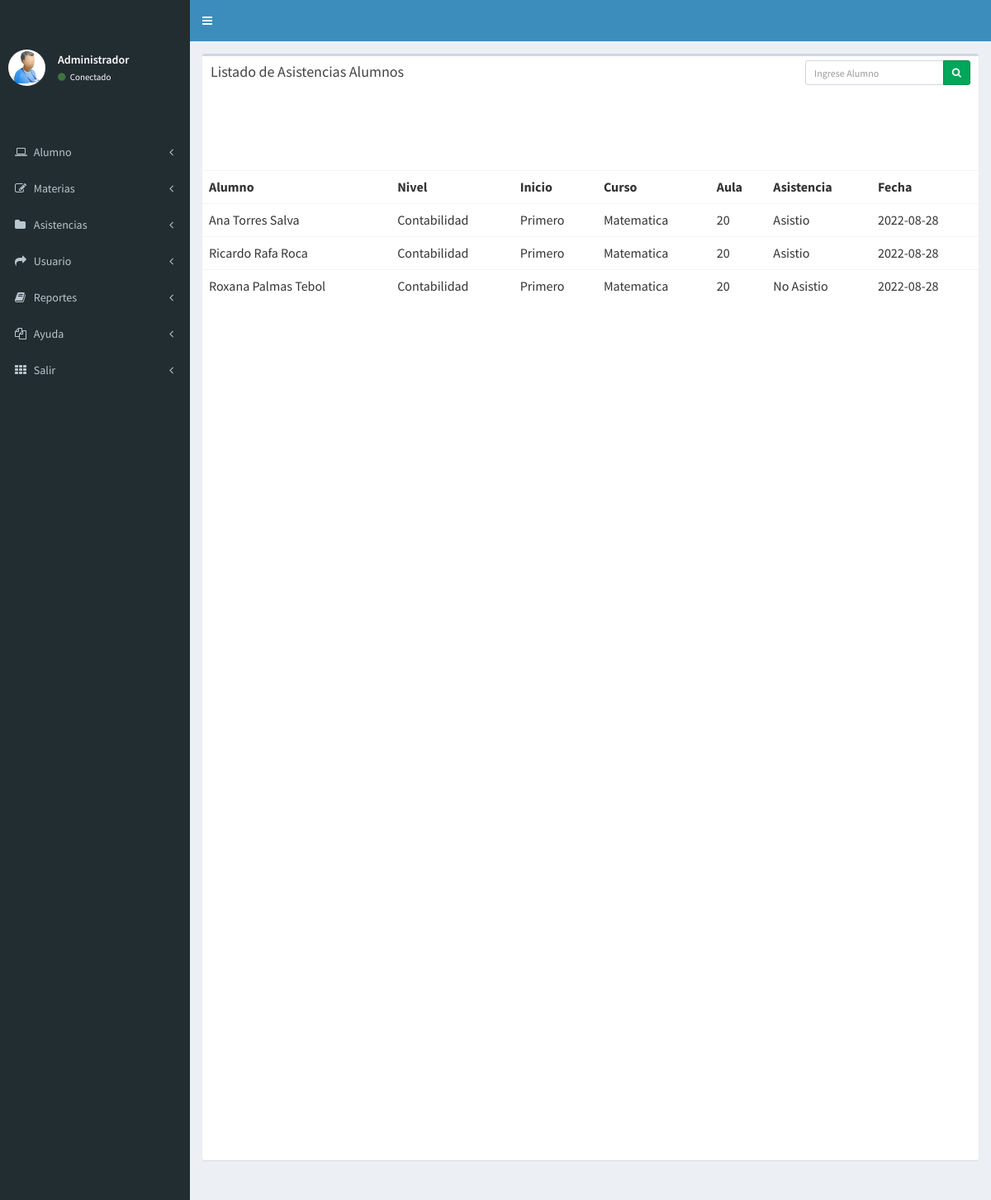
The app's page /Asistencia/Asistencia/buscar_asistencias.php with its own data.
### tables this page shows
CREATE TABLE `asistencias` (
  `id_asistencia` int(11) NOT NULL,
  `id_curso` int(11) DEFAULT NULL,
  `id_alumno` int(11) DEFAULT NULL,
  `aula` varchar(50) DEFAULT NULL,
  `asistencia` varchar(50) DEFAULT NULL,
  `fecha` date DEFAULT NULL
);

CREATE TABLE `alumno` (
  `id_alumno` int(11) NOT NULL,
  `nombres` varchar(50) DEFAULT NULL,
  `dni` varchar(8) DEFAULT NULL,
  `id_nivel` int(11) DEFAULT NULL,
  `id_inicio` int(11) DEFAULT NULL,
  `aula` varchar(50) DEFAULT NULL,
  `turno` varchar(50) DEFAULT NULL,
  `fecha` date DEFAULT NULL
);

CREATE TABLE `nivel` (
  `id_nivel` int(11) NOT NULL,
  `nombres` varchar(50) DEFAULT NULL
);

CREATE TABLE `inicio` (
  `id_inicio` int(11) NOT NULL,
  `nombres` varchar(50) DEFAULT NULL
);

CREATE TABLE `curso` (
  `id_curso` int(11) NOT NULL,
  `nombres` varchar(50) DEFAULT NULL,
  `id_docente` int(11) DEFAULT NULL
);

### Asistencia/Asistencia/buscar_asistencias.php (the view, shortened to what this page needs)
<html>
<head>
  <link rel="stylesheet" href="bower_components/bootstrap/dist/css/bootstrap.min.css">
  <link rel="stylesheet" href="bower_components/font-awesome/css/font-awesome.min.css">
  <link rel="stylesheet" href="bower_components/Ionicons/css/ionicons.min.css">
  <link rel="stylesheet" href="dist/css/AdminLTE.min.css">
  <link rel="stylesheet" href="dist/css/skins/_all-skins.min.css">
  <link rel="stylesheet" href="bower_components/morris.js/morris.css">
  <link rel="stylesheet" href="bower_components/jvectormap/jquery-jvectormap.css">
  <link rel="stylesheet" href="bower_components/bootstrap-datepicker/dist/css/bootstrap-datepicker.min.css">
  <link rel="stylesheet" href="bower_components/bootstrap-daterangepicker/daterangepicker.css">
  <link rel="stylesheet" href="plugins/bootstrap-wysihtml5/bootstrap3-wysihtml5.min.css">
</head>
<body class="hold-transition skin-blue sidebar-mini">
<div class="wrapper">
  <header class="main-header">
    <nav class="navbar navbar-static-top">
      <a href="#" class="sidebar-toggle" data-toggle="push-menu" role="button">
      </a>
      <div class="navbar-custom-menu">
        <ul class="nav navbar-nav">
          <li class="">
            <a href="#" class="" data-toggle="">
            </a>
          </li>
          <li>
            <a href="#" data-toggle="control-sidebar"><i class=""></i></a>
          </li>
        </ul>
      </div>
    </nav>
  </header>
  <aside class="main-sidebar">
    <section class="sidebar">
      <div class="user-panel">
        <div class="pull-left image">
          <img src="imagenes/admin.jpg" class="img-circle" alt="User Image">
        </div>
        <div class="pull-left info">
          <p>Administrador</p>
          <a href="#"><i class="fa fa-circle text-success"></i> Conectado</a>
        </div>
      </div>
      <ul class="sidebar-menu" data-widget="tree">
        <li class="treeview">
          <a href="#">
        </li>
        <li class="treeview">
          <a href="#">
            <i class="fa fa-laptop"></i>
            <span>Alumno</span>
            <span class="pull-right-container">
              <i class="fa fa-angle-left pull-right"></i>
            </span>
          </a>
        </li>
<li class="treeview">
          <a href="#">
            <i class="fa fa-edit"></i> <span>Materias</span>
            <span class="pull-right-container">
              <i class="fa fa-angle-left pull-right"></i>
            </span>
          </a>
        </li>
        <li class="treeview">
          <a href="">
            <i class="fa fa-folder"></i> <span>Asistencias</span>
            <span class="pull-right-container">
              <i class="fa fa-angle-left pull-right"></i>
            </span>
          </a>
        </li>
        <li class="treeview">
          <a href="#">
            <i class="fa fa-share"></i> <span>Usuario</span>
            <span class="pull-right-container">
              <i class="fa fa-angle-left pull-right"></i>
            </span>
          </a>
        </li>
<li class="treeview">
          <a href="#">
            <i class="fa fa-book"></i> <span>Reportes</span>
            <span class="pull-right-container">
              <i class="fa fa-angle-left pull-right"></i>
            </span>
          </a>
        </li>
<li class="treeview">
          <a href="#">
            <i class="fa fa-files-o"></i> <span>Ayuda</span>
            <span class="pull-right-container">
              <i class="fa fa-angle-left pull-right"></i>
            </span>
          </a>
        </li>
<li class="treeview">
          <a href="#">
            <i class="fa fa-th"></i> <span>Salir</span>
            <span class="pull-right-container">
              <i class="fa fa-angle-left pull-right"></i>
            </span>
          </a>
                </li>
              </ul>
    </section>
  </aside>
<form action="buscar_asistencias.php" method="get" class="form_search">
  <div class="content-wrapper">
    <section class="content-header">
      <div class="row">
        <div class="col-xs-12">
          <div class="box">
            <div class="box-header">
              <h3 class="box-title"><center>Listado de Asistencias Alumnos</h3></center>
              <div class="box-tools">
                <div class="input-group input-group-sm" style="width: 200px;">
                  <input type="text" name ="busqueda"  class="form-control pull-right" placeholder="Ingrese Alumno" id="busqueda">
                  <div class="input-group-btn">
                    <button type="submit" class="btn btn-success"><i class="fa fa-search"> </i>   </button>
                  </div>
                </div>
              </div>
            </div>
            <div class="box-body table-responsive no-padding">
              <br><br>
              <table class="table table-hover">
                <tr>
             <td><b>Alumno</b></td>
    <td><b>Nivel</b></td>
     <td><b>Inicio</b></td>
  <td><b>Curso</b></td>
  <td><b>Aula</b></td>
   <td><b>Asistencia</b></td>
   <td><b>Fecha</b></td>
</tr>
<?php
include ("conectar.php");
$busqueda = $_REQUEST['busqueda'];
$query =mysqli_query($conexion,"
SELECT alumno.nombres AS a, nivel.nombres AS n,inicio.nombres AS i,curso.nombres,alumno.aula,asistencias.asistencia,asistencias.fecha FROM asistencias
 INNER JOIN curso ON    curso.id_curso=asistencias.id_curso
INNER JOIN  alumno ON  alumno.id_alumno=asistencias.id_alumno
INNER JOIN  nivel ON nivel.id_nivel=alumno.id_nivel
INNER JOIN inicio ON inicio.id_inicio=alumno.id_inicio
   where alumno.nombres like '%$busqueda%'");
while($row = mysqli_fetch_array($query)){
  ?>
<tr>
<td><?php echo $row['a'];?></td>
<td><?php echo $row['n'];?></td>
<td><?php echo $row['i'];?></td>
<td><?php echo $row['nombres'];?></td>
<td><?php echo $row['aula']; ?></td>
<td><?php echo $row['asistencia']; ?></td>
<td><?php echo $row['fecha'];?></td>
<br>
</tr>
<?php
}
?>
              </table>
         <br><br><br><br><br><br><br><br><br><br><br><br><br><br><br><br><br><br><br><br><br><br><br><br><br><br><br><br><br><br><br><br><br><br><br><br><br><br><br><br><br><br><br><br><br><br><br><br><br><br><br><br>
            </div>
          </div>
        </div>
      </div>
    </section>
</html>
</body>
</html>

### records on screen
asistencias: id_alumno.nombres "Ana Torres Salva", nivel.nombres "Contabilidad", inicio.nombres "Primero", id_curso.nombres "Matematica", id_alumno.aula "20", asistencia "Asistio", fecha "2022-08-28"
asistencias: id_alumno.nombres "Ricardo Rafa Roca", nivel.nombres "Contabilidad", inicio.nombres "Primero", id_curso.nombres "Matematica", id_alumno.aula "20", asistencia "Asistio", fecha "2022-08-28"
asistencias: id_alumno.nombres "Roxana Palmas Tebol", nivel.nombres "Contabilidad", inicio.nombres "Primero", id_curso.nombres "Matematica", id_alumno.aula "20", asistencia "No Asistio", fecha "2022-08-28"
